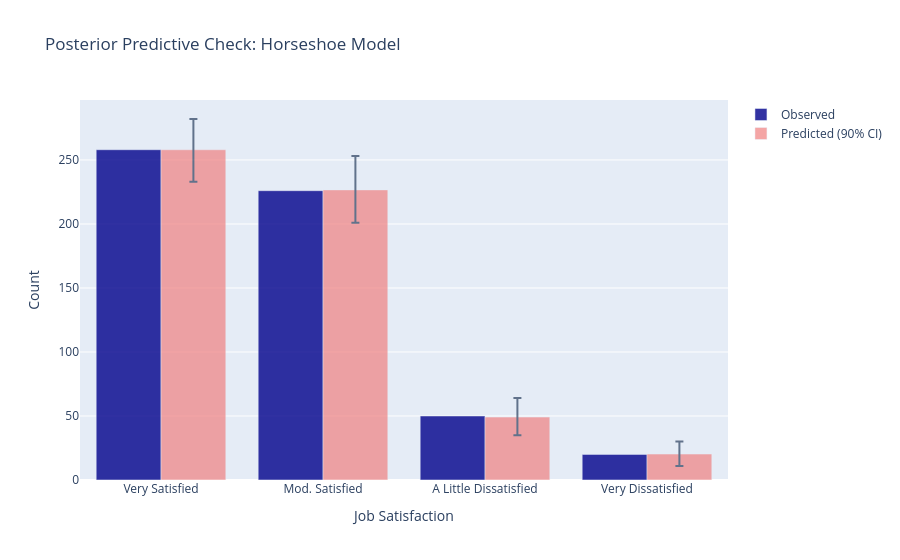

The cell this chart's notebook holds for it:
### Markdown cell above
## Posterior Predictive Check

### Code cell
# Posterior predictive check
observed_counts = pd.Series(y_observed).value_counts().sort_index()

pp_samples = trace.posterior_predictive['y_obs'].values
n_samples = pp_samples.shape[0] * pp_samples.shape[1]

# Calculate predicted frequencies
predicted_counts = []
for chain in range(pp_samples.shape[0]):
    for draw in range(pp_samples.shape[1]):
        sample_counts = pd.Series(pp_samples[chain, draw, :]).value_counts()
        full_counts = pd.Series(0, index=[0, 1, 2, 3])
        full_counts.update(sample_counts)
        predicted_counts.append(full_counts.values)

predicted_counts = np.array(predicted_counts)
pred_mean = predicted_counts.mean(axis=0)
pred_q05 = np.percentile(predicted_counts, 5, axis=0)
pred_q95 = np.percentile(predicted_counts, 95, axis=0)

# Plot
categories = ['Very Satisfied', 'Mod. Satisfied', 'A Little Dissatisfied', 'Very Dissatisfied']

fig = go.Figure()
fig.add_trace(go.Bar(
    x=categories, y=observed_counts.values,
    name='Observed', marker_color='darkblue', opacity=0.8
))
fig.add_trace(go.Bar(
    x=categories, y=pred_mean,
    error_y=dict(type='data', array=pred_q95-pred_mean, arrayminus=pred_mean-pred_q05),
    name='Predicted (90% CI)', marker_color='lightcoral', opacity=0.7
))

fig.update_layout(
    title='Posterior Predictive Check: Horseshoe Model',
    xaxis_title='Job Satisfaction',
    yaxis_title='Count',
    barmode='group'
)
fig.show()

# Check calibration
within_ci = [(pred_q05[i] <= observed_counts.iloc[i] <= pred_q95[i]) for i in range(4)]
print(f'Observed counts within 90% prediction intervals: {sum(within_ci)}/4')

### Figure 1 — Plotly figure (JSON) as saved in the notebook; plotly's stock layout.template omitted (floating-point values rounded to 4 significant figures)
{"data": [{"marker": {"color": "darkblue"}, "name": "Observed", "opacity": 0.8, "type": "bar", "x": ["Very Satisfied", "Mod. Satisfied", "A Little Dissatisfied", "Very Dissatisfied"], "y": [258, 226, 50, 20]}, {"error_y": {"array": [24.03, 26.37, 14.86, 9.746], "arrayminus": [24.97, 25.63, 14.14, 9.254], "type": "data"}, "marker": {"color": "lightcoral"}, "name": "Predicted (90% CI)", "opacity": 0.7, "type": "bar", "x": ["Very Satisfied", "Mod. Satisfied", "A Little Dissatisfied", "Very Dissatisfied"], "y": [258.0, 226.6, 49.14, 20.25]}], "layout": {"barmode": "group", "title": {"text": "Posterior Predictive Check: Horseshoe Model"}, "xaxis": {"title": {"text": "Job Satisfaction"}}, "yaxis": {"title": {"text": "Count"}}}}
